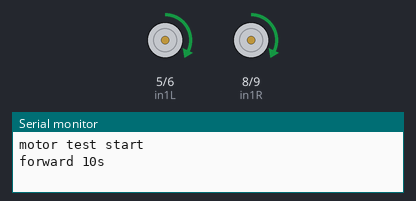
The sketch below on a simulated ESP32-S3. Shown: motor-driver pin pairs drawn as motors (green arrow = first pin HIGH = forward, orange = second pin HIGH = backward, longer = more drive, scaled by the enable pin), the last lines printed to the serial monitor.

Above: at 5.0 s.
At 17.0 s:
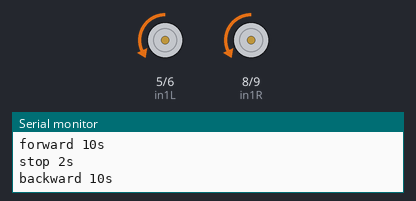
At 27.0 s:
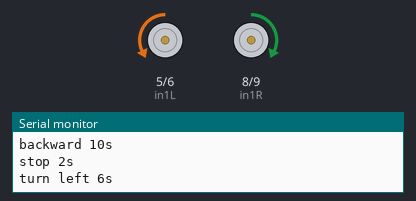
At 37.0 s:
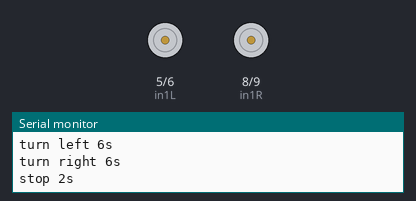
Timing chart, 0 to 49.4 s (numbered marks = the images above):
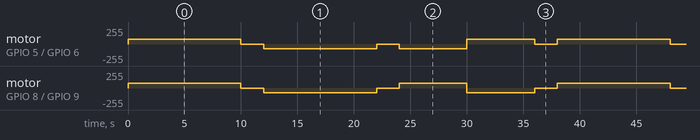

Measured:
- by itself, motor on GPIO 5 (in1L) / GPIO 6 (in2L): repeats every 38.0 s: stopped 2.0 s, backward 70/255 10.0 s, stopped 2.0 s, backward 70/255 6.0 s, forward 70/255 6.0 s, stopped 2.0 s, forward 70/255 10.0 s
- by itself, motor on GPIO 8 (in1R) / GPIO 9 (in2R): repeats every 38.0 s: stopped 2.0 s, backward 70/255 10.0 s, stopped 2.0 s, forward 70/255 6.0 s, backward 70/255 6.0 s, stopped 2.0 s, forward 70/255 10.0 s

The sketch:

esp32_motor_test.ino
```cpp
// ESP32-S3 电机方向自动测试（接线验证，循环执行）
// 序列：前进10s → 停2s → 后退10s → 停2s → 左转6s → 右转6s → 停2s → 循环
// 电机引脚：左组 pwmL=GPIO4, in1L=GPIO5, in2L=GPIO6；右组 pwmR=GPIO7, in1R=GPIO8, in2R=GPIO9
const int pwmL = 4, in1L = 5, in2L = 6;
const int pwmR = 7, in1R = 8, in2R = 9;

int speed = 70;   // 测试速度（30~110）

void setMotor(int pwm, int in1, int in2, int spd) {
  if (spd > 0)      { digitalWrite(in1, HIGH); digitalWrite(in2, LOW); }
  else if (spd < 0) { digitalWrite(in1, LOW);  digitalWrite(in2, HIGH); }
  else              { digitalWrite(in1, LOW);  digitalWrite(in2, LOW); }
  analogWrite(pwm, abs(spd));
}

void setLeft(int spd)  { setMotor(pwmL, in1L, in2L, spd); }
void setRight(int spd) { setMotor(pwmR, in1R, in2R, spd); }

void forward()   { setLeft(speed);  setRight(speed); }
void backward()  { setLeft(-speed); setRight(-speed); }
void turnLeft()  { setLeft(-speed); setRight(speed); }
void turnRight() { setLeft(speed);  setRight(-speed); }
void stopAll()   { setLeft(0);      setRight(0); }

void setup() {
  Serial.begin(115200);
  pinMode(pwmL, OUTPUT); pinMode(in1L, OUTPUT); pinMode(in2L, OUTPUT);
  pinMode(pwmR, OUTPUT); pinMode(in1R, OUTPUT); pinMode(in2R, OUTPUT);
  analogWriteFrequency(pwmL, 20000);   // 20kHz 避免啸叫
  analogWriteFrequency(pwmR, 20000);
  stopAll();
  Serial.println("motor test start");
}

void loop() {
  Serial.println("forward 10s");   forward();   delay(10000);
  Serial.println("stop 2s");       stopAll();   delay(2000);
  Serial.println("backward 10s");  backward();  delay(10000);
  Serial.println("stop 2s");       stopAll();   delay(2000);
  Serial.println("turn left 6s");  turnLeft();  delay(6000);
  Serial.println("turn right 6s"); turnRight(); delay(6000);
  Serial.println("stop 2s");       stopAll();   delay(2000);
}
```
